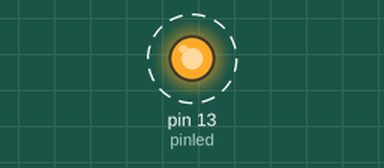
Bench run of a sketch on a simulated Arduino Uno, built with avr-gcc and run on an emulated ATmega328P. Shown: output pins drawn as LEDs (lit = HIGH). Dashed ring = blinking.

Above: at 0.1 s.
Timing chart, 0 to 3.0 s (numbered marks = the images above):
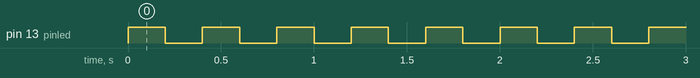

Measured:
- by itself, pin 13 (pinled): alternates HIGH for 0.20 s and LOW for 0.20 s

The sketch:

Practica_1_Led_Ttitilamte.ino
```cpp
// Practica Hola Mundo-Led Ttitilante

// Declaracion de Variables

byte pinled = 13;

// Configuracion de Salidas

void setup(){

  pinMode(pinled, OUTPUT); // Configuracion del pin 13 como salidad

}

// Programa

void loop(){

  digitalWrite(pinled,HIGH); // Encendido de led
  delay(200); // Retardo de 0.5 segundos
  digitalWrite(pinled, LOW); // Apagado del led
  delay(200); // Retardo de 0.5 seg

}
```
